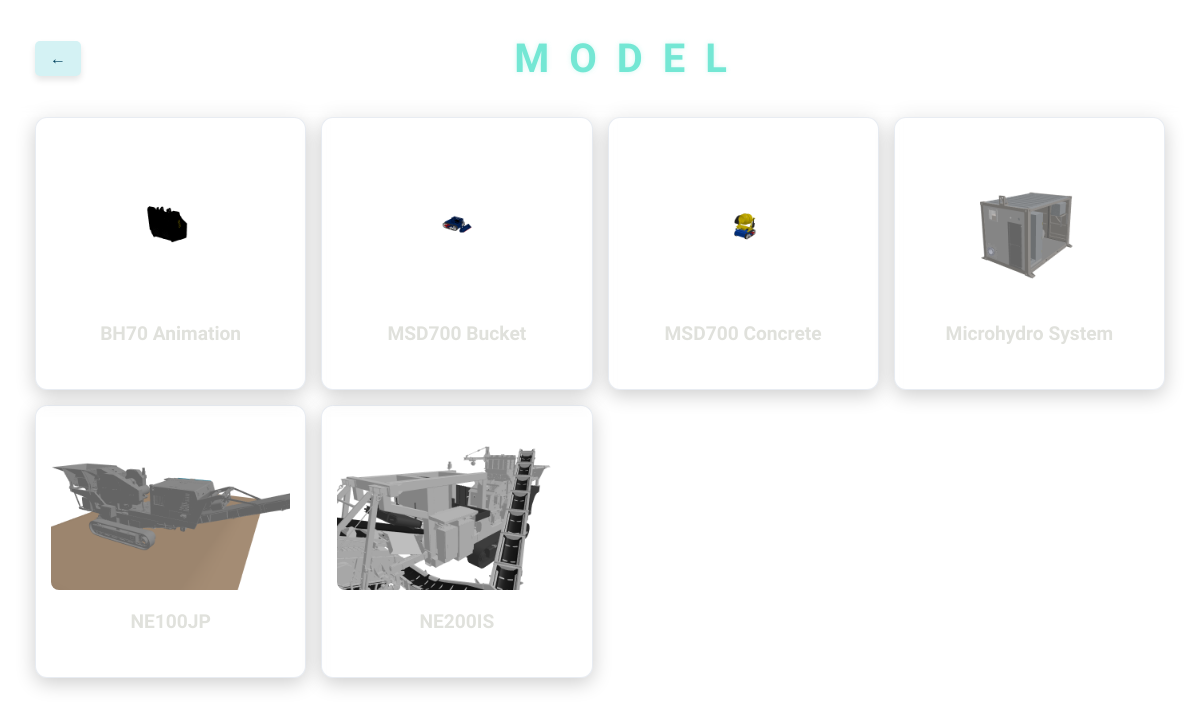
The app's page /pages/catalog.php with its own data.
### tables this page shows
CREATE TABLE model (
        id INTEGER PRIMARY KEY AUTOINCREMENT,
        model_name VARCHAR(255) NOT NULL,
        model_id VARCHAR(100) NOT NULL UNIQUE,
        thumbnail_path VARCHAR(255),
        model_desc TEXT
    );

### pages/catalog.php (the view, shortened to what this page needs)
<?php
require_once __DIR__ . '/../config/sqlite_db.php';
$models = [];
try {
    $sql = "SELECT id, model_id, model_name, thumbnail_path, model_desc
            FROM model
            WHERE model_id IS NOT NULL
            ORDER BY model_name";
    $stmt = $pdo->query($sql);
    $models = $stmt->fetchAll();
} catch (\PDOException $e) {
    echo "<p>Error: " . htmlspecialchars($e->getMessage()) . "</p>";
    $models = [];
}
?>
<!DOCTYPE html>
<html lang="en">
<head>
    <link rel="stylesheet" href="../css/style.css">
</head>
<body class="catalog">
    <div id="vanta-bg-catalog"></div>
    <header class="catalog-header">
        <div class="header-left">
            <a href="logout.php" class="header-btn" title="Logout">
                <span class="btn-text">&larr;</span>
            </a>
        </div>
        <h1 class="catalog-title">M O D E L</h1>
    </header>
    <div class="catalog-container">
        <?php if (empty($models)): ?>
            <p class="empty-message">No models found. Please add a new model.</p>
        <?php else: ?>
            <?php foreach ($models as $model): ?>
                <div class="model-card">
                    <a href="viewer.php?model=<?php echo htmlspecialchars($model['model_id']); ?>" class="card-inner-content">
                        <img src="<?php echo htmlspecialchars(empty($model['thumbnail_path']) ? '../assets/thumbnails/placeholder.png' : $model['thumbnail_path']); ?>" alt="<?php echo htmlspecialchars($model['model_name']); ?>">
                        <h3><?php echo htmlspecialchars($model['model_name']); ?></h3>
                    </a>
                </div>
            <?php endforeach; ?>
        <?php endif; ?>
    </div>
</body>
</html>

### css/style.css (style rules this page uses)
:root { --primary-color-main: #1d2538; --primary-color-25: #d4f2f4; --primary-color-50: #74e7d4; --primary-color-100: #189ab4; --primary-color-200: #04445f; --secondary-color-25: #345d7d; --secondary-color-50: #725b78; --secondary-color-100: #c66e87; --secondary-color-200: #ff7582; --background-color-25: #f2f4f7; --background-color-50: #98a2b3; --background-color-100: #475467; --background-color-200: #344054; --text-color-25: #1d2538; --text-color-50: #475b74; --text-color-100: #7c8da5; --text-color-200: #e0e1dc; --text-color-primary-color-200: #04445f; --text-color-background-color-200: #344054; --background-header: #f2f4f7; --text-color-database-data: #04445f; --background-database-data-select: #d4f2f4; --onhover-color: #00000040; }
body.catalog { overflow-x: hidden; margin: 0; position: relative; min-height: 100vh; }
#vanta-bg-catalog { position: fixed; top: 0; left: 0; width: 100%; height: 100%; z-index: 0; }
.catalog-header { display: flex; justify-content: space-between; align-items: center; padding: 35px; position: sticky; top: 0; z-index: 100; backdrop-filter: blur(5px) saturate(80%); -webkit-backdrop-filter: blur(5px) saturate(80%); }
h1.catalog-title { font-family: Ubuntu; color: var(--primary-color-50); margin: 0; text-shadow: 0 0 5px rgba(116, 231, 212, 0.3); font-size: 2.5em; letter-spacing: 5px; }
.header-btn { display: flex; align-items: center; gap: 8px; padding: 8px 15px; background-color: var(--primary-color-25); color: var(--text-color-database-data); text-decoration: none; border-radius: 5px; font-size: 1em; font-family: Ubuntu; transition: background-color 0.3s ease, color 0.3s ease, transform 0.2s ease; border: none; cursor: pointer; box-shadow: 0 4px 6px rgba(0,0,0,0.1); }
.btn-text { font-weight: bold; }
.catalog-container { display: grid; grid-template-columns: repeat(auto-fill, minmax(250px, 1fr)); padding: 0px 35px 35px 35px; gap: 15px; z-index: 1; position: relative; }
.model-card { position: relative; overflow: hidden; border-radius: 12px; text-decoration: none; cursor: pointer; background: rgba(255,255,255, 0.015); backdrop-filter: blur(5px) saturate(80%); -webkit-backdrop-filter: blur(5px) saturate(80%); border: 1px solid rgba(103, 127, 170, 0.15); box-shadow: 0 5px 20px 0 rgba(0, 0, 0, 0.2); display: flex; flex-direction: column; align-items: center; justify-content: space-between; padding: 15px; transition: transform 0.3s ease, box-shadow 0.3s ease; }
.card-inner-content { text-decoration: none; border-radius: 10px; width: 100%; padding: 10px; display: flex; flex-direction: column; flex-grow: 1; }
.card-inner-content img { width: 100%; height: 100%; object-fit: cover; border-radius: 8px; display: block; }
.card-inner-content h3 { font-size: 1.2em; font-family: Ubuntu; color: var(--text-color-200); text-align: center; }

### records on screen
model: thumbnail_path (picture), model_name "BH70 Animation"
model: thumbnail_path (picture), model_name "MSD700 Bucket"
model: thumbnail_path (picture), model_name "MSD700 Concrete"
model: thumbnail_path (picture), model_name "Microhydro System"
model: thumbnail_path+model_name (picture), model_name "NE100JP"
model: thumbnail_path+model_name (picture), model_name "NE200IS"
